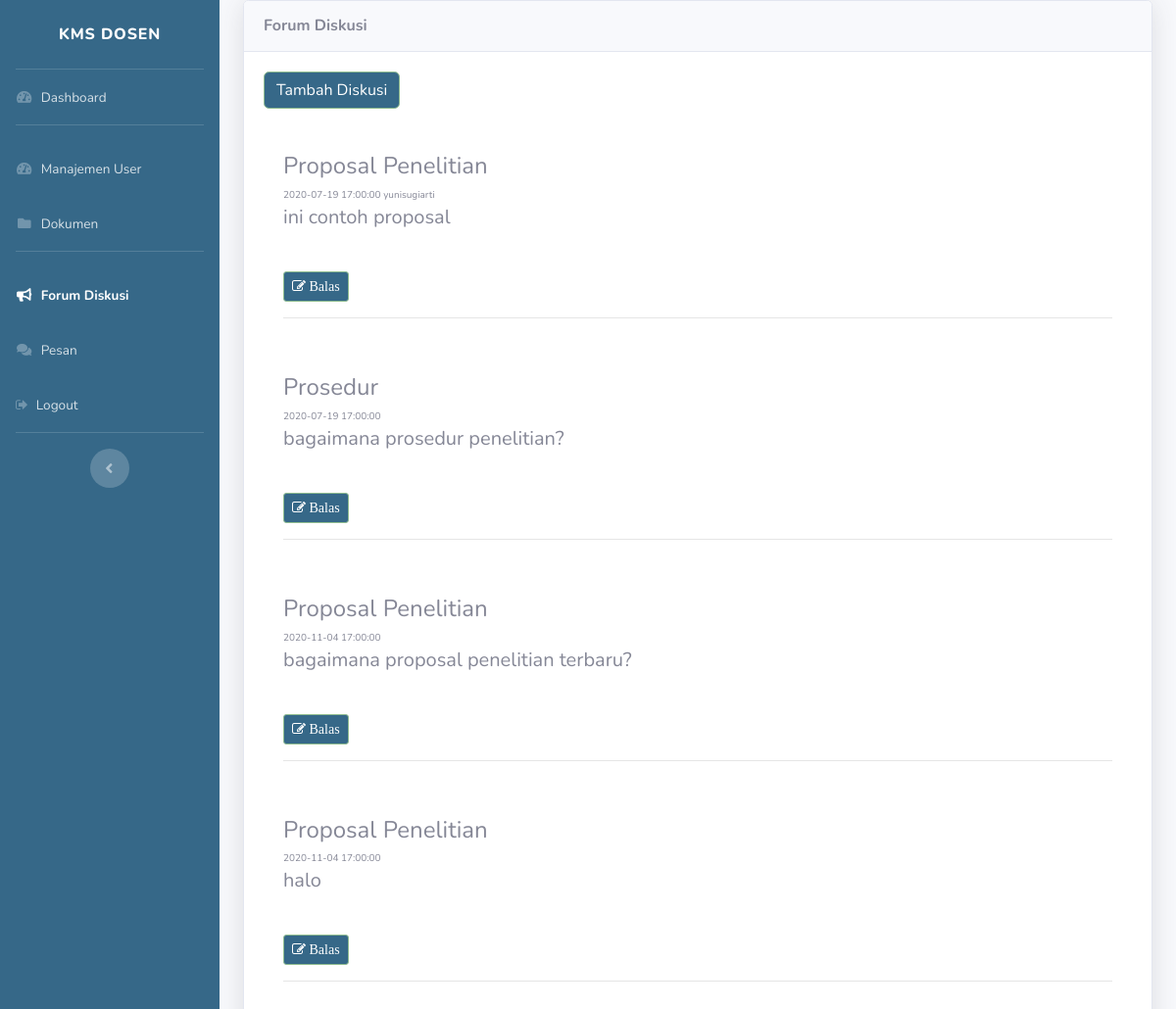
The app's page /admin/forum/forum_diskusi.php (signed in) with its own data.
### tables this page shows
CREATE TABLE `forum_diskusi` (
  `id_forum` bigint(20) UNSIGNED NOT NULL,
  `judul_diskusi` varchar(50) NOT NULL,
  `isi_diskusi` varchar(250) NOT NULL,
  `user` varchar(50) NOT NULL,
  `tgl_pembuatan` timestamp NOT NULL DEFAULT current_timestamp()
);

### admin/forum/forum_diskusi.php (the view, shortened to what this page needs)
<!DOCTYPE html>
<html lang="en">
<head>
  <?php include('header.php') ?>
</head>
<body id="page-top">
  <div id="wrapper">
   <?php include('sidebar.php') ?>
    <div id="content-wrapper" class="d-flex flex-column">
      <div id="content">
        <div class="container-fluid">
          <div class="card shadow mb-4">
            <div class="card-header py-3">
              <h6 class="m-0 font-weight-bold text-primary">Forum Diskusi</h6>
            </div>
            <div class="card-body">
              <a href=add_forum_diskusi.php class="btn btn-primary" role="button" data-toggle="modal" >
                    <span class="text">Tambah Diskusi</span>
                  </a>
                  <br>
                  <br>
              <div class="table-responsive">
                <table class="table table-bordered" id="dataTable" width="100%" cellspacing="0">
                  <thead>
               <?php
                      include "../../include/config.php";
                      $baca = mysqli_query($koneksi, "SELECT * FROM forum_diskusi ORDER BY id_forum");
                      while( $tampil = mysqli_fetch_array($baca))
                      {
                     ?>
                <div class= "card-body">
                  <h4><?php echo $tampil['judul_diskusi'] ; ?></<h4></h4>
                  <p class="mb-0" style="font-size: 10px;"><?php echo $tampil['tgl_pembuatan'] ; ?> <?php echo $tampil['user'] ; ?></p>
                  <p style="font-size: 20px;"><?php echo $tampil['isi_diskusi'] ; ?></p>
                  <br>
                  <a class="btn btn-primary btn-sm" href="balas_diskusi.php?id_forum=<?php echo $tampil['id_forum']; ?>"><i class="fa fa-edit"> Balas</i></a>
                  <hr>
                </div>
              </div>
            </div>
          </div>
        </div>
    </div>
  </div>
  <?php
}
?>
</body>
</html>

### records on screen
forum_diskusi: judul_diskusi "Proposal Penelitian", tgl_pembuatan "2020-07-19 17:00:00", user "yunisugiarti", isi_diskusi "ini contoh proposal"
forum_diskusi: judul_diskusi "Prosedur", tgl_pembuatan "2020-07-19 17:00:00", isi_diskusi "bagaimana prosedur penelitian?"
forum_diskusi: judul_diskusi "Proposal Penelitian", tgl_pembuatan "2020-11-04 17:00:00", isi_diskusi "bagaimana proposal penelitian terbaru?"
forum_diskusi: judul_diskusi "Proposal Penelitian", tgl_pembuatan "2020-11-04 17:00:00", isi_diskusi "halo"
